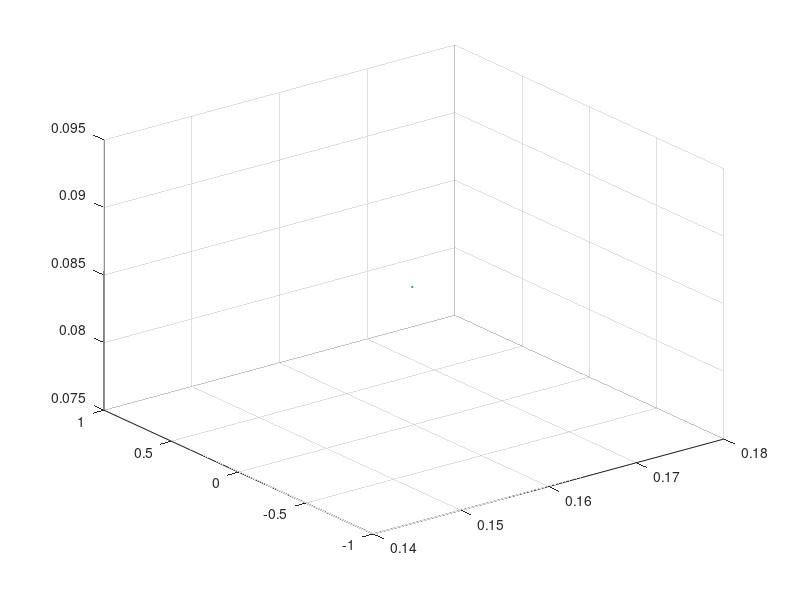

MATLAB code for this plot:
scatter3(0.000000, 0.023982, 0.076372, 1);
scatter3(0.000000, 0.015843, 0.088679, 1);
scatter3(-0.000000, 0.012453, 0.087386, 1);
scatter3(0.000000, 0.009870, 0.090209, 1);
scatter3(-0.000000, 0.009409, 0.083660, 1);
scatter3(-0.000000, 0.009409, 0.083660, 1);
scatter3(0.000000, 0.006252, 0.085510, 1);
scatter3(0.000564, 0.006638, 0.093000, 1);
scatter3(0.000564, 0.006638, 0.093000, 1);
scatter3(0.000000, 0.005346, 0.082883, 1);
scatter3(0.000000, 0.003483, 0.078969, 1);
scatter3(0.000000, 0.003412, 0.090385, 1);
scatter3(0.000000, 0.001147, 0.075491, 1);
scatter3(0.034141, 0.031701, 0.093000, 1);
scatter3(0.060522, 0.059334, 0.093000, 1);
scatter3(0.060522, 0.059334, 0.093000, 1);
scatter3(0.013656, 0.010214, 0.093000, 1);
scatter3(0.013656, 0.010214, 0.093000, 1);
scatter3(0.013656, 0.010214, 0.093000, 1);
scatter3(0.013656, 0.010214, 0.093000, 1);
scatter3(0.050965, 0.049064, 0.093000, 1);
scatter3(0.047614, 0.037780, 0.093000, 1);
scatter3(0.060084, 0.050538, 0.093000, 1);
scatter3(0.013282, 0.001889, 0.093000, 1);
scatter3(0.013282, 0.001889, 0.093000, 1);
scatter3(0.032385, 0.021368, 0.093000, 1);
scatter3(0.067944, 0.057737, 0.093000, 1);
scatter3(0.071021, 0.060885, 0.093000, 1);
scatter3(0.019303, 0.007648, 0.093000, 1);
scatter3(0.045606, 0.034412, 0.093000, 1);
scatter3(0.057763, 0.046853, 0.093000, 1);
scatter3(0.015106, 0.003011, 0.093000, 1);
scatter3(0.021587, 0.009641, 0.093000, 1);
scatter3(0.012667, 0.000000, 0.066666, 1);
scatter3(0.043042, 0.031166, 0.093000, 1);
scatter3(0.043042, 0.031166, 0.093000, 1);
scatter3(0.055039, 0.043408, 0.093000, 1);
scatter3(0.055039, 0.043408, 0.093000, 1);
scatter3(0.034699, 0.022260, 0.093000, 1);
scatter3(0.027364, 0.014743, 0.093000, 1);
scatter3(0.012994, -0.000000, 0.091990, 1);
scatter3(0.031252, 0.018240, 0.093000, 1);
scatter3(0.039887, 0.027045, 0.093000, 1);
scatter3(0.069755, 0.057445, 0.093000, 1);
scatter3(0.050819, 0.038034, 0.093000, 1);
scatter3(0.032792, 0.019580, 0.093000, 1);
scatter3(0.071680, 0.059109, 0.093000, 1);
scatter3(0.046364, 0.033038, 0.093000, 1);
scatter3(0.046364, 0.033038, 0.093000, 1);
scatter3(0.018403, 0.004531, 0.093000, 1);
scatter3(0.058674, 0.045529, 0.093000, 1);
scatter3(0.058674, 0.045529, 0.093000, 1);
scatter3(0.021555, 0.007326, 0.093000, 1);
scatter3(0.043937, 0.029907, 0.093000, 1);
scatter3(0.014875, 0.000000, 0.063726, 1);
scatter3(0.056063, 0.042186, 0.093000, 1);
scatter3(0.031895, 0.017497, 0.093000, 1);
scatter3(0.070587, 0.056720, 0.093000, 1);
scatter3(0.042487, 0.027137, 0.093000, 1);
scatter3(0.042487, 0.027137, 0.093000, 1);
scatter3(0.054452, 0.039202, 0.093000, 1);
scatter3(0.054452, 0.039202, 0.093000, 1);
scatter3(0.028578, 0.010970, 0.093000, 1);
scatter3(0.028578, 0.010970, 0.093000, 1);
scatter3(0.038628, 0.017424, 0.093000, 1);
scatter3(0.021276, 0.000000, 0.090046, 1);
scatter3(0.021276, 0.000000, 0.090046, 1);
scatter3(0.063120, 0.041758, 0.093000, 1);
scatter3(0.048742, 0.027232, 0.093000, 1);
scatter3(0.048742, 0.027232, 0.093000, 1);
scatter3(0.021986, 0.000000, 0.086365, 1);
scatter3(0.036169, 0.014082, 0.093000, 1);
scatter3(0.029739, 0.007650, 0.093000, 1);
scatter3(0.029739, 0.007650, 0.093000, 1);
scatter3(0.060290, 0.037998, 0.093000, 1);
scatter3(0.022338, 0.000000, 0.088070, 1);
scatter3(0.022529, 0.000000, 0.088034, 1);
scatter3(0.026915, 0.004430, 0.093000, 1);
scatter3(0.022673, 0.000000, 0.081834, 1);
scatter3(0.022673, 0.000000, 0.081834, 1);
scatter3(0.077223, 0.054416, 0.093000, 1);
scatter3(0.034257, 0.011279, 0.093000, 1);
scatter3(0.043430, 0.020391, 0.093000, 1);
scatter3(0.025313, 0.001834, 0.093000, 1);
scatter3(0.025313, 0.001834, 0.093000, 1);
scatter3(0.051416, 0.027711, 0.093000, 1);
scatter3(0.062674, 0.038407, 0.093000, 1);
scatter3(0.024301, 0.000000, 0.085477, 1);
scatter3(0.024329, -0.000000, 0.092670, 1);
scatter3(0.024514, 0.000000, 0.085444, 1);
scatter3(0.024713, -0.000000, 0.091057, 1);
scatter3(0.024888, 0.000000, 0.087216, 1);
scatter3(0.060145, 0.034732, 0.093000, 1);
scatter3(0.025676, 0.000000, 0.083375, 1);
scatter3(0.025676, 0.000000, 0.083375, 1);
scatter3(0.050767, 0.024864, 0.093000, 1);
scatter3(0.050767, 0.024864, 0.093000, 1);
scatter3(0.048168, 0.022250, 0.093000, 1);
scatter3(0.038305, 0.012503, 0.093000, 1);
scatter3(0.038305, 0.012503, 0.093000, 1);
scatter3(0.062708, 0.036322, 0.093000, 1);
scatter3(0.062708, 0.036322, 0.093000, 1);
scatter3(0.070878, 0.043909, 0.093000, 1);
scatter3(0.070878, 0.043909, 0.093000, 1);
scatter3(0.043227, -0.000000, 0.053377, 1);
scatter3(0.048041, 0.000000, 0.054315, 1);
scatter3(0.048041, 0.000000, 0.054315, 1);
scatter3(0.062326, 0.000000, 0.054090, 1);
scatter3(0.087771, 0.000000, 0.080005, 1);
scatter3(0.097505, 0.000000, 0.076607, 1);
scatter3(0.097505, 0.000000, 0.076607, 1);
scatter3(0.114113, 0.010316, 0.093000, 1);
scatter3(0.114113, 0.010316, 0.093000, 1);
scatter3(0.117323, 0.011837, 0.093000, 1);
scatter3(0.104855, 0.000000, 0.088039, 1);
scatter3(0.104855, 0.000000, 0.088039, 1);
scatter3(0.134082, 0.023355, 0.093000, 1);
scatter3(0.134082, 0.023355, 0.093000, 1);
scatter3(0.124984, 0.015857, 0.093000, 1);
scatter3(0.105919, 0.000000, 0.088940, 1);
scatter3(0.106385, 0.000000, 0.086752, 1);
scatter3(0.106362, 0.000000, 0.090562, 1);
scatter3(0.107524, 0.000000, 0.087884, 1);
scatter3(0.108520, 0.000000, 0.086044, 1);
scatter3(0.108520, 0.000000, 0.086044, 1);
scatter3(0.110006, 0.000000, 0.087230, 1);
scatter3(0.139539, 0.023673, 0.093000, 1);
scatter3(0.139539, 0.023673, 0.093000, 1);
scatter3(0.123547, 0.010737, 0.093000, 1);
scatter3(0.132743, 0.018001, 0.093000, 1);
scatter3(0.110702, -0.000000, 0.088676, 1);
scatter3(0.128058, 0.012966, 0.093000, 1);
scatter3(0.138351, 0.021102, 0.093000, 1);
scatter3(0.113072, 0.000000, 0.077036, 1);
scatter3(0.113072, 0.000000, 0.077036, 1);
scatter3(0.129135, 0.013615, 0.093000, 1);
scatter3(0.112891, 0.000000, 0.085953, 1);
scatter3(0.125284, 0.010093, 0.093000, 1);
scatter3(0.113542, 0.000000, 0.087708, 1);
scatter3(0.116589, 0.000000, 0.059619, 1);
scatter3(0.139503, 0.019859, 0.093000, 1);
scatter3(0.115166, 0.000000, 0.092575, 1);
scatter3(0.116865, 0.000000, 0.076213, 1);
scatter3(0.147380, 0.024098, 0.093000, 1);
scatter3(0.147380, 0.024098, 0.093000, 1);
scatter3(0.143322, 0.019755, 0.093000, 1);
scatter3(0.134642, 0.012722, 0.093000, 1);
scatter3(0.134642, 0.012722, 0.093000, 1);
scatter3(0.120126, 0.000000, 0.086464, 1);
scatter3(0.120693, 0.000000, 0.088282, 1);
scatter3(0.122183, 0.000000, 0.091339, 1);
scatter3(0.122642, 0.000172, 0.093000, 1);
scatter3(0.158148, 0.025860, 0.093000, 1);
scatter3(0.158148, 0.025860, 0.093000, 1);
scatter3(0.145118, 0.014545, 0.093000, 1);
scatter3(0.127958, 0.000000, 0.089704, 1);
scatter3(0.127958, 0.000000, 0.089704, 1);
scatter3(0.129032, 0.000000, 0.090608, 1);
scatter3(0.129433, 0.000000, 0.088425, 1);
scatter3(0.129497, 0.000000, 0.092251, 1);
scatter3(0.130642, 0.000000, 0.089546, 1);
scatter3(0.131647, 0.000000, 0.087653, 1);
scatter3(0.131647, 0.000000, 0.087653, 1);
scatter3(0.150640, 0.014664, 0.093000, 1);
scatter3(0.150640, 0.014664, 0.093000, 1);
scatter3(0.155693, 0.017316, 0.093000, 1);
scatter3(0.133366, 0.000000, 0.090945, 1);
scatter3(0.136767, 0.000000, 0.092179, 1);
scatter3(0.136767, 0.000000, 0.092179, 1);
scatter3(0.138797, 0.000000, 0.089035, 1);
scatter3(0.140491, 0.000000, 0.081375, 1);
scatter3(0.140491, 0.000000, 0.081375, 1);
scatter3(0.142565, 0.000000, 0.092431, 1);
scatter3(0.142565, 0.000000, 0.092431, 1);
scatter3(0.143171, 0.000000, 0.088582, 1);
scatter3(0.143171, 0.000000, 0.088582, 1);
scatter3(0.159807, 0.000000, 0.085226, 1);
scatter3(0.159807, 0.000000, 0.085226, 1);
hold all
